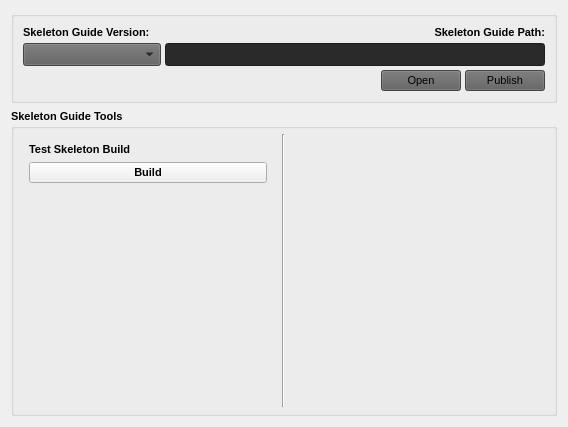
            <widget class="QWidget" name="toolBoxPage1">
             <property name="geometry">
              <rect>
               <x>0</x>
               <y>0</y>
               <width>568</width>
               <height>427</height>
              </rect>
             </property>
             <attribute name="label">
              <string>1. Skeleton Guide</string>
             </attribute>
             <layout class="QVBoxLayout" name="verticalLayout_15">
              <item>
               <layout class="QVBoxLayout" name="verticalLayout_26">
                <property name="spacing">
                 <number>6</number>
                </property>
                <property name="margin">
                 <number>0</number>
                </property>
                <item>
                 <widget class="QGroupBox" name="groupBox_2">
                  <property name="font">
                   <font>
                    <pointsize>8</pointsize>
                    <weight>50</weight>
                    <bold>false</bold>
                   </font>
                  </property>
                  <property name="styleSheet">
                   <string notr="true">};</string>
                  </property>
                  <property name="title">
                   <string/>
                  </property>
                  <layout class="QVBoxLayout" name="verticalLayout_25">
                   <item>
                    <layout class="QVBoxLayout" name="verticalLayout_24">
                     <property name="spacing">
                      <number>4</number>
                     </property>
                     <item>
                      <layout class="QHBoxLayout" name="horizontalLayout_3">
                       <property name="spacing">
                        <number>4</number>
                       </property>
                       <item>
                        <layout class="QVBoxLayout" name="verticalLayout_3">
                         <property name="spacing">
                          <number>4</number>
                         </property>
                         <item>
                          <widget class="QLabel" name="label_10">
                           <property name="font">
                            <font>
                             <pointsize>8</pointsize>
                             <weight>75</weight>
                             <bold>true</bold>
                            </font>
                           </property>
                           <property name="text">
                            <string>Skeleton Guide Version:</string>
                           </property>
                          </widget>
                         </item>
                         <item>
                          <widget class="QComboBox" name="frbSkeletonGuideVersionComboBox">
                           <property name="enabled">
                            <bool>true</bool>
                           </property>
                           <property name="sizePolicy">
                            <sizepolicy hsizetype="Minimum" vsizetype="Minimum">
                             <horstretch>0</horstretch>
                             <verstretch>0</verstretch>
                            </sizepolicy>
                           </property>
                           <property name="minimumSize">
                            <size>
                             <width>138</width>
                             <height>23</height>
                            </size>
                           </property>
                           <property name="maximumSize">
                            <size>
                             <width>16777215</width>
                             <height>22</height>
                            </size>
                           </property>
                           <property name="font">
                            <font>
                             <pointsize>8</pointsize>
                             <weight>50</weight>
                             <bold>false</bold>
                            </font>
                           </property>
                           <property name="styleSheet">
                            <string notr="true">background-color: rgb(95, 95, 95);</string>
                           </property>
                          </widget>
                         </item>
                        </layout>
                       </item>
                       <item>
                        <layout class="QVBoxLayout" name="verticalLayout_17">
                         <property name="spacing">
                          <number>4</number>
                         </property>
                         <item>
                          <widget class="QLabel" name="label_11">
                           <property name="font">
                            <font>
                             <pointsize>8</pointsize>
                             <weight>75</weight>
                             <bold>true</bold>
                            </font>
                           </property>
                           <property name="text">
                            <string>Skeleton Guide Path:</string>
                           </property>
                           <property name="alignment">
                            <set>Qt::AlignRight|Qt::AlignTrailing|Qt::AlignVCenter</set>
                           </property>
                          </widget>
                         </item>
                         <item>
                          <widget class="QLineEdit" name="frbSkeletonGuideVersionPathLineEdit">
                           <property name="enabled">
                            <bool>true</bool>
                           </property>
                           <property name="sizePolicy">
                            <sizepolicy hsizetype="Expanding" vsizetype="Minimum">
                             <horstretch>0</horstretch>
                             <verstretch>0</verstretch>
                            </sizepolicy>
                           </property>
                           <property name="minimumSize">
                            <size>
                             <width>0</width>
                             <height>23</height>
                            </size>
                           </property>
                           <property name="maximumSize">
                            <size>
                             <width>16777215</width>
                             <height>22</height>
                            </size>
                           </property>
                           <property name="styleSheet">
                            <string notr="true">background-color: rgb(42, 42, 42);</string>
                           </property>
                           <property name="readOnly">
                            <bool>true</bool>
                           </property>
                          </widget>
                         </item>
                        </layout>
                       </item>
                      </layout>
                     </item>
                     <item>
                      <layout class="QHBoxLayout" name="horizontalLayout_2">
                       <property name="spacing">
                        <number>4</number>
                       </property>
                       <item>
                        <spacer name="horizontalSpacer_2">
                         <property name="orientation">
                          <enum>Qt::Horizontal</enum>
                         </property>
                         <property name="sizeHint" stdset="0">
                          <size>
                           <width>40</width>
                           <height>20</height>
                          </size>
                         </property>
                        </spacer>
                       </item>
                       <item>
                        <widget class="QPushButton" name="frbSkeletonGuideOpenPushButton">
                         <property name="enabled">
                          <bool>true</bool>
                         </property>
                         <property name="minimumSize">
                          <size>
                           <width>75</width>
                           <height>0</height>
                          </size>
                         </property>
                         <property name="font">
                          <font>
                           <pointsize>8</pointsize>
                           <weight>50</weight>
                           <bold>false</bold>
                          </font>
                         </property>
                         <property name="styleSheet">
                          <string notr="true">background-color: rgb(95, 95, 95);</string>
                         </property>
                         <property name="text">
                          <string>Open</string>
                         </property>
                         <property name="autoDefault">
                          <bool>false</bool>
                         </property>
                         <property name="default">
                          <bool>false</bool>
                         </property>
                         <property name="flat">
                          <bool>false</bool>
                         </property>
                        </widget>
                       </item>
                       <item>
                        <widget class="QPushButton" name="frbSkeletonGuidePublishPushButton">
                         <property name="enabled">
                          <bool>true</bool>
                         </property>
                         <property name="minimumSize">
                          <size>
                           <width>75</width>
                           <height>0</height>
                          </size>
                         </property>
                         <property name="font">
                          <font>
                           <pointsize>8</pointsize>
                           <weight>50</weight>
                           <bold>false</bold>
                          </font>
                         </property>
                         <property name="styleSheet">
                          <string notr="true">background-color: rgb(95, 95, 95);</string>
                         </property>
                         <property name="text">
                          <string>Publish</string>
                         </property>
                        </widget>
                       </item>
                      </layout>
                     </item>
                    </layout>
                   </item>
                  </layout>
                 </widget>
                </item>
                <item>
                 <widget class="QGroupBox" name="groupBox">
                  <property name="sizePolicy">
                   <sizepolicy hsizetype="Minimum" vsizetype="Preferred">
                    <horstretch>0</horstretch>
                    <verstretch>0</verstretch>
                   </sizepolicy>
                  </property>
                  <property name="minimumSize">
                   <size>
                    <width>276</width>
                    <height>0</height>
                   </size>
                  </property>
                  <property name="font">
                   <font>
                    <pointsize>8</pointsize>
                    <weight>75</weight>
                    <bold>true</bold>
                   </font>
                  </property>
                  <property name="title">
                   <string>Skeleton Guide Tools</string>
                  </property>
                  <property name="flat">
                   <bool>false</bool>
                  </property>
                  <property name="checkable">
                   <bool>false</bool>
                  </property>
                  <layout class="QVBoxLayout" name="verticalLayout_47">
                   <property name="margin">
                    <number>6</number>
                   </property>
                   <item>
                    <layout class="QHBoxLayout" name="horizontalLayout_23">
                     <property name="spacing">
                      <number>6</number>
                     </property>
                     <item>
                      <widget class="QFrame" name="frame_14">
                       <property name="minimumSize">
                        <size>
                         <width>256</width>
                         <height>0</height>
                        </size>
                       </property>
                       <layout class="QVBoxLayout" name="verticalLayout_23">
                        <item>
                         <layout class="QVBoxLayout" name="verticalLayout_18">
                          <item>
                           <widget class="QLabel" name="label_8">
                            <property name="font">
                             <font>
                              <weight>75</weight>
                              <bold>true</bold>
                             </font>
                            </property>
                            <property name="text">
                             <string>Test Skeleton Build</string>
                            </property>
                           </widget>
                          </item>
                          <item>
                           <widget class="QPushButton" name="frbToolsSkeletonGuideBuildSkeletonPushButton">
                            <property name="text">
                             <string>Build</string>
                            </property>
                           </widget>
                          </item>
                         </layout>
                        </item>
                        <item>
                         <spacer name="verticalSpacer_4">
                          <property name="orientation">
                           <enum>Qt::Vertical</enum>
                          </property>
                          <property name="sizeHint" stdset="0">
                           <size>
                            <width>13</width>
                            <height>134</height>
                           </size>
                          </property>
                         </spacer>
                        </item>
                       </layout>
                      </widget>
                     </item>
                     <item>
                      <widget class="Line" name="line_2">
                       <property name="lineWidth">
                        <number>1</number>
                       </property>
                       <property name="orientation">
                        <enum>Qt::Vertical</enum>
                       </property>
                      </widget>
                     </item>
                     <item>
                      <widget class="QFrame" name="frame_2">
                       <property name="minimumSize">
                        <size>
                         <width>257</width>
                         <height>0</height>
                        </size>
                       </property>
                       <property name="frameShape">
                        <enum>QFrame::NoFrame</enum>
                       </property>
                       <property name="frameShadow">
                        <enum>QFrame::Plain</enum>
                       </property>
                       <layout class="QVBoxLayout" name="verticalLayout_46"/>
                      </widget>
                     </item>
                    </layout>
                   </item>
                  </layout>
                 </widget>
                </item>
               </layout>
              </item>
             </layout>
             <zorder></zorder>
            </widget>
